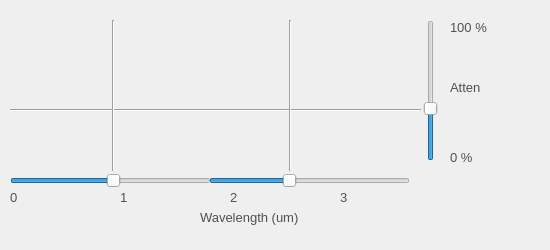
    <widget class="RenderArea" name="subwindow_3">
     <property name="sizePolicy">
      <sizepolicy hsizetype="Minimum" vsizetype="Minimum">
       <horstretch>0</horstretch>
       <verstretch>0</verstretch>
      </sizepolicy>
     </property>
     <property name="minimumSize">
      <size>
       <width>500</width>
       <height>250</height>
      </size>
     </property>
     <property name="windowTitle">
      <string>Subwindow</string>
     </property>
     <widget class="QLabel" name="label_signal">
      <property name="geometry">
       <rect>
        <x>10</x>
        <y>20</y>
        <width>401</width>
        <height>141</height>
       </rect>
      </property>
      <property name="text">
       <string/>
      </property>
      <property name="pixmap">
       <pixmap>signal_graph_final.jpg</pixmap>
      </property>
      <property name="scaledContents">
       <bool>true</bool>
      </property>
     </widget>
     <widget class="Line" name="line">
      <property name="geometry">
       <rect>
        <x>10</x>
        <y>100</y>
        <width>411</width>
        <height>21</height>
       </rect>
      </property>
      <property name="orientation">
       <enum>Qt::Horizontal</enum>
      </property>
     </widget>
     <widget class="QSlider" name="verticalSlider">
      <property name="geometry">
       <rect>
        <x>420</x>
        <y>20</y>
        <width>22</width>
        <height>141</height>
       </rect>
      </property>
      <property name="sliderPosition">
       <number>35</number>
      </property>
      <property name="orientation">
       <enum>Qt::Vertical</enum>
      </property>
     </widget>
     <widget class="Line" name="line_2">
      <property name="geometry">
       <rect>
        <x>103</x>
        <y>20</y>
        <width>20</width>
        <height>151</height>
       </rect>
      </property>
      <property name="orientation">
       <enum>Qt::Vertical</enum>
      </property>
     </widget>
     <widget class="Line" name="line_3">
      <property name="geometry">
       <rect>
        <x>280</x>
        <y>20</y>
        <width>20</width>
        <height>151</height>
       </rect>
      </property>
      <property name="orientation">
       <enum>Qt::Vertical</enum>
      </property>
     </widget>
     <widget class="QSlider" name="horizontalSlider_5">
      <property name="geometry">
       <rect>
        <x>10</x>
        <y>170</y>
        <width>201</width>
        <height>22</height>
       </rect>
      </property>
      <property name="pageStep">
       <number>51</number>
      </property>
      <property name="value">
       <number>51</number>
      </property>
      <property name="sliderPosition">
       <number>51</number>
      </property>
      <property name="orientation">
       <enum>Qt::Horizontal</enum>
      </property>
      <property name="tickPosition">
       <enum>QSlider::NoTicks</enum>
      </property>
      <property name="tickInterval">
       <number>0</number>
      </property>
     </widget>
     <widget class="QSlider" name="horizontalSlider_6">
      <property name="geometry">
       <rect>
        <x>209</x>
        <y>170</y>
        <width>201</width>
        <height>22</height>
       </rect>
      </property>
      <property name="sliderPosition">
       <number>39</number>
      </property>
      <property name="orientation">
       <enum>Qt::Horizontal</enum>
      </property>
      <property name="tickPosition">
       <enum>QSlider::NoTicks</enum>
      </property>
     </widget>
     <widget class="QLabel" name="label_13">
      <property name="geometry">
       <rect>
        <x>450</x>
        <y>80</y>
        <width>91</width>
        <height>16</height>
       </rect>
      </property>
      <property name="text">
       <string>&lt;html&gt;&lt;head/&gt;&lt;body&gt;&lt;p&gt;&lt;span style=&quot; font-size:10pt; color:#505050;&quot;&gt;Atten&lt;/span&gt;&lt;/p&gt;&lt;/body&gt;&lt;/html&gt;</string>
      </property>
      <property name="textFormat">
       <enum>Qt::RichText</enum>
      </property>
     </widget>
     <widget class="QLabel" name="label_14">
      <property name="geometry">
       <rect>
        <x>450</x>
        <y>20</y>
        <width>91</width>
        <height>16</height>
       </rect>
      </property>
      <property name="text">
       <string>&lt;html&gt;&lt;head/&gt;&lt;body&gt;&lt;p&gt;&lt;span style=&quot; font-size:10pt; color:#505050;&quot;&gt;100 %&lt;/span&gt;&lt;/p&gt;&lt;/body&gt;&lt;/html&gt;</string>
      </property>
      <property name="textFormat">
       <enum>Qt::RichText</enum>
      </property>
     </widget>
     <widget class="QLabel" name="label_15">
      <property name="geometry">
       <rect>
        <x>450</x>
        <y>150</y>
        <width>91</width>
        <height>16</height>
       </rect>
      </property>
      <property name="text">
       <string>&lt;html&gt;&lt;head/&gt;&lt;body&gt;&lt;p&gt;&lt;span style=&quot; font-size:10pt; color:#505050;&quot;&gt;0 %&lt;/span&gt;&lt;/p&gt;&lt;/body&gt;&lt;/html&gt;</string>
      </property>
      <property name="textFormat">
       <enum>Qt::RichText</enum>
      </property>
     </widget>
     <widget class="QLabel" name="label_16">
      <property name="geometry">
       <rect>
        <x>120</x>
        <y>190</y>
        <width>91</width>
        <height>16</height>
       </rect>
      </property>
      <property name="text">
       <string>&lt;html&gt;&lt;head/&gt;&lt;body&gt;&lt;p&gt;&lt;span style=&quot; font-size:10pt; color:#505050;&quot;&gt;1&lt;/span&gt;&lt;/p&gt;&lt;/body&gt;&lt;/html&gt;</string>
      </property>
      <property name="textFormat">
       <enum>Qt::RichText</enum>
      </property>
     </widget>
     <widget class="QLabel" name="label_17">
      <property name="geometry">
       <rect>
        <x>230</x>
        <y>190</y>
        <width>91</width>
        <height>16</height>
       </rect>
      </property>
      <property name="text">
       <string>&lt;html&gt;&lt;head/&gt;&lt;body&gt;&lt;p&gt;&lt;span style=&quot; font-size:10pt; color:#505050;&quot;&gt;2&lt;/span&gt;&lt;/p&gt;&lt;/body&gt;&lt;/html&gt;</string>
      </property>
      <property name="textFormat">
       <enum>Qt::RichText</enum>
      </property>
     </widget>
     <widget class="QLabel" name="label_18">
      <property name="geometry">
       <rect>
        <x>340</x>
        <y>190</y>
        <width>91</width>
        <height>16</height>
       </rect>
      </property>
      <property name="text">
       <string>&lt;html&gt;&lt;head/&gt;&lt;body&gt;&lt;p&gt;&lt;span style=&quot; font-size:10pt; color:#505050;&quot;&gt;3&lt;/span&gt;&lt;/p&gt;&lt;/body&gt;&lt;/html&gt;</string>
      </property>
      <property name="textFormat">
       <enum>Qt::RichText</enum>
      </property>
     </widget>
     <widget class="QLabel" name="label_19">
      <property name="geometry">
       <rect>
        <x>200</x>
        <y>210</y>
        <width>111</width>
        <height>16</height>
       </rect>
      </property>
      <property name="text">
       <string>&lt;html&gt;&lt;head/&gt;&lt;body&gt;&lt;p&gt;&lt;span style=&quot; font-size:10pt; color:#505050;&quot;&gt;Wavelength (um)&lt;/span&gt;&lt;/p&gt;&lt;/body&gt;&lt;/html&gt;</string>
      </property>
      <property name="textFormat">
       <enum>Qt::RichText</enum>
      </property>
     </widget>
     <widget class="QLabel" name="label_20">
      <property name="geometry">
       <rect>
        <x>10</x>
        <y>190</y>
        <width>91</width>
        <height>16</height>
       </rect>
      </property>
      <property name="text">
       <string>&lt;html&gt;&lt;head/&gt;&lt;body&gt;&lt;p&gt;&lt;span style=&quot; font-size:10pt; color:#505050;&quot;&gt;0&lt;/span&gt;&lt;/p&gt;&lt;/body&gt;&lt;/html&gt;</string>
      </property>
      <property name="textFormat">
       <enum>Qt::RichText</enum>
      </property>
     </widget>
    </widget>
